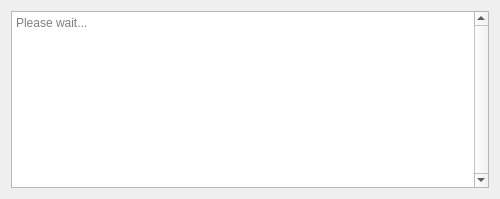
<?xml version="1.0" encoding="UTF-8"?>
<ui version="4.0">
 <class>TS3VideoStartupLogicDialogForm</class>
 <widget class="QDialog" name="TS3VideoStartupLogicDialogForm">
  <property name="geometry">
   <rect>
    <x>0</x>
    <y>0</y>
    <width>500</width>
    <height>199</height>
   </rect>
  </property>
  <property name="windowTitle">
   <string>Update</string>
  </property>
  <layout class="QVBoxLayout">
   <item>
    <widget class="QTextEdit" name="progress">
     <property name="verticalScrollBarPolicy">
      <enum>Qt::ScrollBarAlwaysOn</enum>
     </property>
     <property name="autoFormatting">
      <set>QTextEdit::AutoAll</set>
     </property>
     <property name="readOnly">
      <bool>true</bool>
     </property>
     <property name="textInteractionFlags">
      <set>Qt::LinksAccessibleByKeyboard|Qt::LinksAccessibleByMouse|Qt::TextBrowserInteraction|Qt::TextSelectableByKeyboard|Qt::TextSelectableByMouse</set>
     </property>
     <property name="placeholderText">
      <string>Please wait...</string>
     </property>
    </widget>
   </item>
  </layout>
 </widget>
 <resources/>
 <connections/>
</ui>
